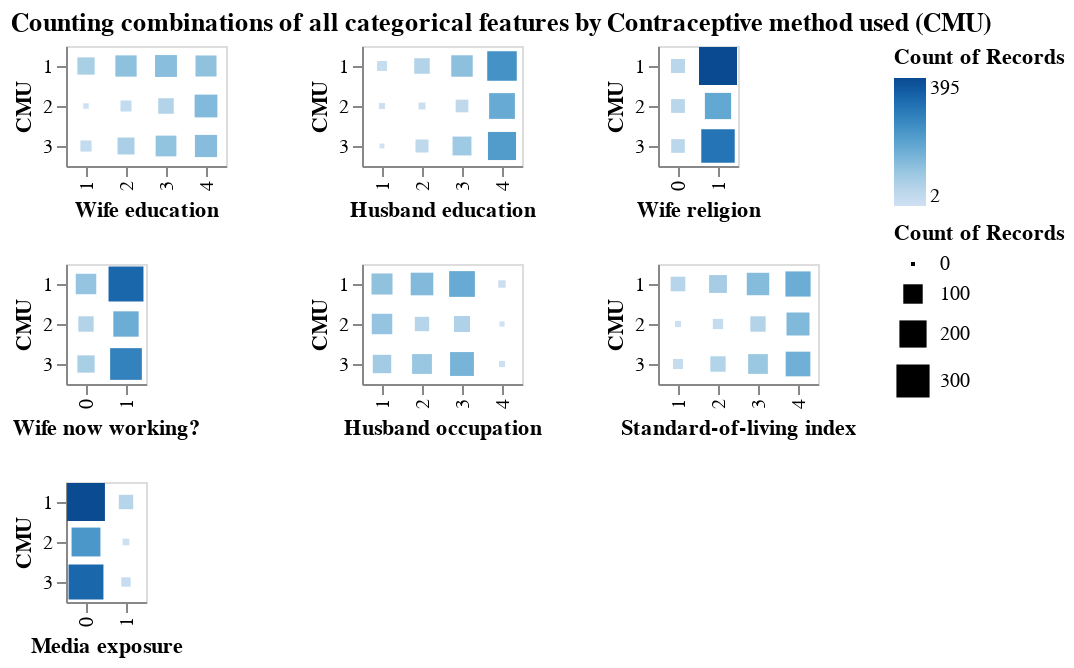

The code cell stored with this chart in its notebook:
### Markdown cell above
Overall, the survey captured women with high levels of education, religious belief, educated partners and living at a high standard of living.

### Code cell
alt.Chart(train_df).mark_square().encode(
    x=alt.X(alt.repeat(), type="nominal"),
    y=alt.Y("Contraceptive method used:O", title="CMU"),
    color="count()",
    size="count()",
).repeat(
    categorical_features,
    columns=3,
    title="Counting combinations of all categorical features by Contraceptive method used (CMU)",
)

### Figure 1 — Vega-Lite specification as saved in the notebook (floating-point values rounded to 4 significant figures; data arrays with more than 128 entries replaced by an {"elided": "..."} marker saying what was removed)
{"$schema": "https://vega.github.io/schema/vega-lite/v4.8.1.json", "columns": 3, "config": {"view": {"continuousHeight": 300, "continuousWidth": 400}}, "datasets": {"data-3240f27c6e3813098ae09b3ae04a17da": {"elided": "1031 records"}}, "repeat": ["Wife education", "Husband education", "Wife religion", "Wife now working?", "Husband occupation", "Standard-of-living index", "Media exposure"], "spec": {"data": {"name": "data-3240f27c6e3813098ae09b3ae04a17da"}, "encoding": {"color": {"aggregate": "count", "type": "quantitative"}, "size": {"aggregate": "count", "type": "quantitative"}, "x": {"field": {"repeat": "repeat"}, "type": "nominal"}, "y": {"field": "Contraceptive method used", "title": "CMU", "type": "ordinal"}}, "mark": "square"}, "title": "Counting combinations of all categorical features by Contraceptive method used (CMU)"}
